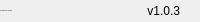
              <widget class="QFrame" name="bottomBar">
               <property name="minimumSize">
                <size>
                 <width>0</width>
                 <height>22</height>
                </size>
               </property>
               <property name="maximumSize">
                <size>
                 <width>16777215</width>
                 <height>22</height>
                </size>
               </property>
               <property name="frameShape">
                <enum>QFrame::NoFrame</enum>
               </property>
               <property name="frameShadow">
                <enum>QFrame::Raised</enum>
               </property>
               <layout class="QHBoxLayout" name="horizontalLayout_5">
                <property name="spacing">
                 <number>0</number>
                </property>
                <property name="leftMargin">
                 <number>0</number>
                </property>
                <property name="topMargin">
                 <number>0</number>
                </property>
                <property name="rightMargin">
                 <number>0</number>
                </property>
                <property name="bottomMargin">
                 <number>0</number>
                </property>
                <item>
                 <widget class="QLabel" name="creditsLabel">
                  <property name="maximumSize">
                   <size>
                    <width>16777215</width>
                    <height>16</height>
                   </size>
                  </property>
                  <property name="font">
                   <font>
                    <family>Segoe UI</family>
                    <pointsize>-1</pointsize>
                    <weight>50</weight>
                    <italic>false</italic>
                    <bold>false</bold>
                   </font>
                  </property>
                  <property name="text">
                   <string>By: Wanderson M. Pimenta</string>
                  </property>
                  <property name="alignment">
                   <set>Qt::AlignLeading|Qt::AlignLeft|Qt::AlignVCenter</set>
                  </property>
                 </widget>
                </item>
                <item>
                 <widget class="QLabel" name="version">
                  <property name="text">
                   <string>v1.0.3</string>
                  </property>
                  <property name="alignment">
                   <set>Qt::AlignRight|Qt::AlignTrailing|Qt::AlignVCenter</set>
                  </property>
                 </widget>
                </item>
                <item>
                 <widget class="QFrame" name="frame_size_grip">
                  <property name="minimumSize">
                   <size>
                    <width>20</width>
                    <height>0</height>
                   </size>
                  </property>
                  <property name="maximumSize">
                   <size>
                    <width>20</width>
                    <height>16777215</height>
                   </size>
                  </property>
                  <property name="frameShape">
                   <enum>QFrame::NoFrame</enum>
                  </property>
                  <property name="frameShadow">
                   <enum>QFrame::Raised</enum>
                  </property>
                 </widget>
                </item>
               </layout>
              </widget>
